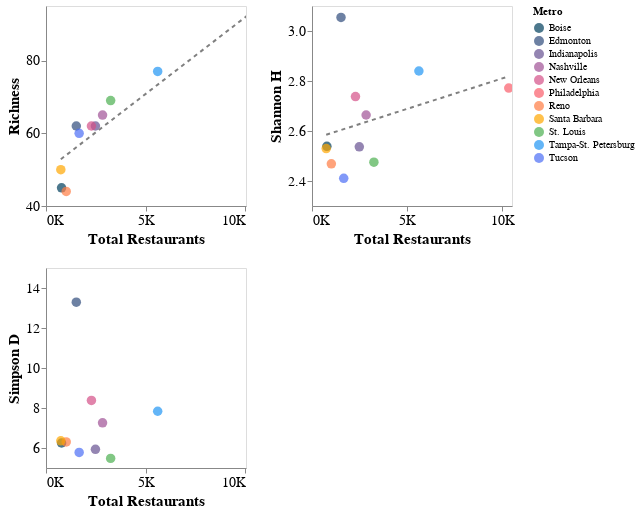

The notebook cell this image was saved under:
### Code cell
richness_plot & scatter2 | shannon_h

### Figure 1 — Vega-Lite specification as saved in the notebook (floating-point values rounded to 4 significant figures)
{"config": {"view": {"continuousWidth": 400, "continuousHeight": 300}}, "hconcat": [{"vconcat": [{"layer": [{"mark": {"type": "point", "filled": true, "size": 90}, "encoding": {"color": {"field": "Metro", "scale": {"range": ["#003f5c", "#2f4b7c", "#665191", "#a05195", "#d45087", "#f95d6a", "#ff7c43", "#ffa600", "#4CAF50", "#2196F3", "#4C6EF5"]}, "type": "nominal"}, "tooltip": [{"field": "Metro", "type": "nominal"}, {"field": "Total Restaurants", "type": "quantitative"}, {"field": "Richness", "type": "quantitative"}], "x": {"axis": {"grid": false, "labelExpr": "datum.value / 1000 + \"K\"", "labelFontSize": 14, "tickCount": 3, "titleFontSize": 15}, "field": "Total Restaurants", "scale": {"domain": [0, 10050]}, "type": "quantitative"}, "y": {"axis": {"grid": false, "labelFontSize": 14, "tickCount": 3, "titleFontSize": 15}, "field": "Richness", "scale": {"domain": [40, 95]}, "type": "quantitative"}}, "height": 200, "selection": {"selector075": {"type": "interval", "bind": "scales", "encodings": ["x", "y"]}}, "width": 200}, {"mark": {"type": "line", "color": "grey", "strokeDash": [4, 4]}, "encoding": {"x": {"axis": {"grid": false, "labelExpr": "datum.value / 1000 + \"K\"", "labelFontSize": 14, "tickCount": 3, "titleFontSize": 15}, "field": "Total Restaurants", "scale": {"domain": [0, 10050]}, "type": "quantitative"}, "y": {"axis": {"grid": false, "labelFontSize": 14, "tickCount": 3, "titleFontSize": 15}, "field": "Richness", "scale": {"domain": [40, 95]}, "type": "quantitative"}}, "height": 200, "transform": [{"on": "Total Restaurants", "regression": "Richness"}], "width": 200}]}, {"mark": {"type": "point", "filled": true, "size": 90}, "encoding": {"color": {"field": "Metro", "scale": {"range": ["#003f5c", "#2f4b7c", "#665191", "#a05195", "#d45087", "#f95d6a", "#ff7c43", "#ffa600", "#4CAF50", "#2196F3", "#4C6EF5"]}, "type": "nominal"}, "tooltip": [{"field": "Metro", "type": "nominal"}, {"field": "Total Restaurants", "type": "quantitative"}, {"field": "Simpson D", "type": "quantitative"}], "x": {"axis": {"grid": false, "labelExpr": "datum.value / 1000 + \"K\"", "labelFontSize": 14, "tickCount": 3, "titleFontSize": 15}, "field": "Total Restaurants", "scale": {"domain": [0, 10050]}, "type": "quantitative"}, "y": {"axis": {"grid": false, "labelFontSize": 14, "tickCount": 4, "titleFontSize": 15}, "field": "Simpson D", "scale": {"domain": [5, 15]}, "type": "quantitative"}}, "height": 200, "selection": {"selector073": {"type": "interval", "bind": "scales", "encodings": ["x", "y"]}}, "width": 200}]}, {"layer": [{"mark": {"type": "point", "filled": true, "size": 90}, "encoding": {"color": {"field": "Metro", "scale": {"range": ["#003f5c", "#2f4b7c", "#665191", "#a05195", "#d45087", "#f95d6a", "#ff7c43", "#ffa600", "#4CAF50", "#2196F3", "#4C6EF5"]}, "type": "nominal"}, "tooltip": [{"field": "Metro", "type": "nominal"}, {"field": "Total Restaurants", "type": "quantitative"}, {"field": "Shannon H", "type": "quantitative"}], "x": {"axis": {"grid": false, "labelExpr": "datum.value / 1000 + \"K\"", "labelFontSize": 14, "tickCount": 3, "titleFontSize": 15}, "field": "Total Restaurants", "scale": {"domain": [0, 10500]}, "type": "quantitative"}, "y": {"axis": {"grid": false, "labelFontSize": 14, "tickCount": 3, "titleFontSize": 15}, "field": "Shannon H", "scale": {"domain": [2.3, 3.1]}, "type": "quantitative"}}, "height": 200, "selection": {"selector070": {"type": "interval", "bind": "scales", "encodings": ["x", "y"]}}, "width": 200}, {"mark": {"type": "line", "color": "grey", "strokeDash": [4, 4]}, "encoding": {"x": {"axis": {"grid": false, "labelExpr": "datum.value / 1000 + \"K\"", "labelFontSize": 14, "tickCount": 3, "titleFontSize": 15}, "field": "Total Restaurants", "scale": {"domain": [0, 10500]}, "type": "quantitative"}, "y": {"axis": {"grid": false, "labelFontSize": 14, "tickCount": 3, "titleFontSize": 15}, "field": "Shannon H", "scale": {"domain": [2.3, 3.1]}, "type": "quantitative"}}, "height": 200, "transform": [{"on": "Total Restaurants", "regression": "Shannon H"}], "width": 200}]}], "data": {"name": "data-19155de21321043d4257fcc106f4a691"}, "$schema": "https://vega.github.io/schema/vega-lite/v4.17.0.json", "datasets": {"data-19155de21321043d4257fcc106f4a691": [{"Metro": "Boise", "Total Restaurants": 782.0, "Shannon H": 2.539, "Simpson D": 6.249, "Richness": 45, "Abbr": "B"}, {"Metro": "Edmonton", "Total Restaurants": 1523.0, "Shannon H": 3.054, "Simpson D": 13.29, "Richness": 62, "Abbr": "E"}, {"Metro": "Indianapolis", "Total Restaurants": 2484.0, "Shannon H": 2.537, "Simpson D": 5.933, "Richness": 62, "Abbr": "I"}, {"Metro": "Nashville", "Total Restaurants": 2842.0, "Shannon H": 2.664, "Simpson D": 7.26, "Richness": 65, "Abbr": "Na"}, {"Metro": "New Orleans", "Total Restaurants": 2283.0, "Shannon H": 2.738, "Simpson D": 8.379, "Richness": 62, "Abbr": "NO"}, {"Metro": "Philadelphia", "Total Restaurants": 10330.0, "Shannon H": 2.772, "Simpson D": 7.472, "Richness": 88, "Abbr": "P"}, {"Metro": "Reno", "Total Restaurants": 1016.0, "Shannon H": 2.469, "Simpson D": 6.305, "Richness": 44, "Abbr": "R"}, {"Metro": "Santa Barbara", "Total Restaurants": 745.0, "Shannon H": 2.53, "Simpson D": 6.359, "Richness": 50, "Abbr": "SB"}, {"Metro": "St. Louis", "Total Restaurants": 3249.0, "Shannon H": 2.475, "Simpson D": 5.481, "Richness": 69, "Abbr": "STL"}, {"Metro": "Tampa-St. Petersburg", "Total Restaurants": 5612.0, "Shannon H": 2.84, "Simpson D": 7.837, "Richness": 77, "Abbr": "T-SP"}, {"Metro": "Tucson", "Total Restaurants": 1666.0, "Shannon H": 2.411, "Simpson D": 5.78, "Richness": 60, "Abbr": "Tu"}]}}
